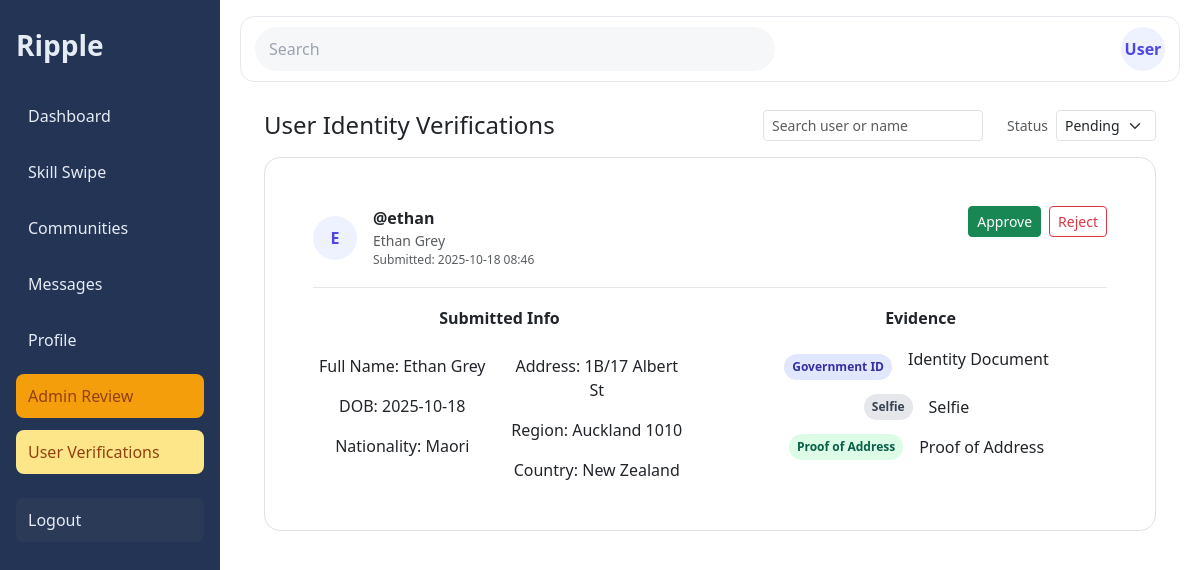
The app's page /users/user-verification/ (signed in), older data.
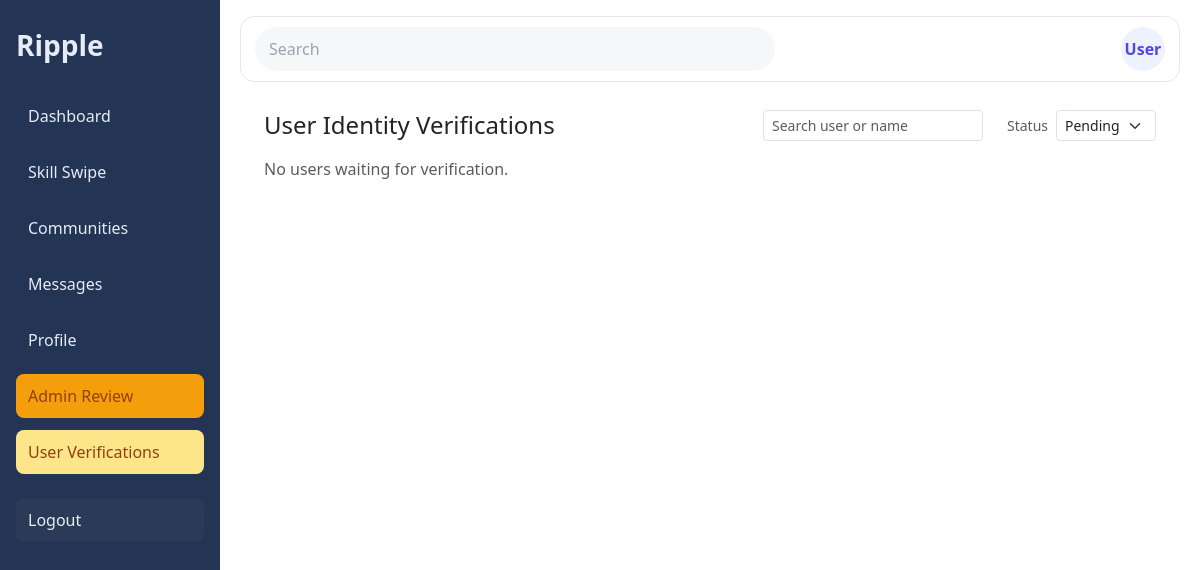
The same page, newer data.
### users/models.py (models this page shows, shortened)
class Profile(models.Model):
    user = models.OneToOneField(settings.AUTH_USER_MODEL, on_delete=models.CASCADE, related_name='profile')
    bio = models.TextField(blank=True)
    location = models.CharField(max_length=120, blank=True)
    avatar = models.ImageField(upload_to='avatars/', blank=True, null=True)
    verification_status = models.CharField(max_length=20, default='unverified')  # unverified|pending|verified

class IdentitySubmission(models.Model):
    profile = models.ForeignKey(Profile, on_delete=models.CASCADE, related_name='identity_submissions')
    first_name = models.CharField(max_length=150, blank=True)
    last_name = models.CharField(max_length=150, blank=True)
    dob = models.DateField(blank=True, null=True)
    nationality = models.CharField(max_length=120, blank=True)
    address1 = models.CharField(max_length=255, blank=True)
    address2 = models.CharField(max_length=255, blank=True)
    state = models.CharField(max_length=120, blank=True)
    postal = models.CharField(max_length=40, blank=True)
    country = models.CharField(max_length=120, blank=True)
    created_at = models.DateTimeField(auto_now_add=True)

class Evidence(models.Model):
    profile = models.ForeignKey(Profile, on_delete=models.CASCADE, related_name='evidence')
    title = models.CharField(max_length=140)
    file = models.FileField(upload_to='evidence/', blank=True, null=True)
    link = models.URLField(blank=True)
    created_at = models.DateTimeField(auto_now_add=True)

### users/views.py (the view)
# urls.py: path('user-verification/', views.admin_user_verifications, name='admin_user_verifications'),
@staff_member_required
def admin_user_verifications(request):
    status = request.GET.get('status', 'pending')
    allowed = ['pending', 'verified', 'unverified', 'all']
    if status not in allowed:
        status = 'pending'
    qs = Profile.objects.select_related('user')
    if status != 'all':
        qs = qs.filter(verification_status=status)
    profiles = qs.order_by('user__username')
    rows = []
    for p in profiles:
        docs = list(p.evidence.all())
        for d in docs:
            try:
                name = (d.file.name or '').lower()
            except Exception:
                name = ''
            d.is_image = name.endswith('.png') or name.endswith('.jpg') or name.endswith('.jpeg') or name.endswith('.webp') or name.endswith('.gif')
        latest_submission = p.identity_submissions.order_by('-created_at').first()
        rows.append({
            'profile': p,
            'id_docs': [e for e in docs if e.title == 'Identity Document'],
            'selfies': [e for e in docs if e.title == 'Selfie'],
            'proofs': [e for e in docs if e.title == 'Proof of Address'],
            'submission': latest_submission,
        })
    return render(request, 'users/profile/admin_user_verifications.html', { 'rows': rows, 'status': status })

### users/templates/users/profile/admin_user_verifications.html (shortened to what this page needs)
{% extends 'base.html' %}
{% block content %}
<div class="container" style="max-width:1280px;">
    <div class="d-flex align-items-center justify-content-between flex-wrap gap-2 mb-3">
        <h2 class="h4 m-0">User Identity Verifications</h2>
        <div class="d-flex align-items-center gap-2">
            <input id="search-input" type="text" class="form-control form-control-sm" placeholder="Search user or name">
            <form method="get" class="d-flex align-items-center gap-2">
                <label class="text-muted small ms-3">Status</label>
                <select name="status" style="width: 100px;" class="form-select form-select-sm" onchange="this.form.submit()">
                    <option value="pending" {% if status == 'pending' %}selected{% endif %}>Pending</option>
                </select>
            </form>
        </div>
    </div>
    {% if rows %}
    <div class="row g-4" id="cards">
        {% for row in rows %}
        <div class="col-12 search-card" data-keywords="{{ row.profile.user.username }} {{ row.profile.user.first_name }} {{ row.profile.user.last_name }}">
            <div class="verify-card border rounded-4 p-4 p-md-5">
                <div class="d-flex justify-content-between align-items-start gap-3 flex-wrap">
                    <div class="d-flex align-items-center gap-3">
                        <div class="user-pill">{{ row.profile.user.username|first|upper }}</div>
                        <div>
                            <div class="fw-semibold">@{{ row.profile.user.username }}</div>
                            <div class="text-muted small">{{ row.profile.user.first_name }} {{ row.profile.user.last_name }}</div>
                            <div class="text-muted xsmall">Submitted: {% if row.submission %}{{ row.submission.created_at|date:'Y-m-d H:i' }}{% else %}—{% endif %}</div>
                        </div>
                    </div>
                    <div class="d-flex align-items-center gap-2">
                        <a class="btn btn-sm btn-success" href="{% url 'users:admin_user_verification_action' row.profile.id 'approve' %}">Approve</a>
                        <a class="btn btn-sm btn-outline-danger" href="{% url 'users:admin_user_verification_action' row.profile.id 'reject' %}">Reject</a>
                    </div>
                </div>
                <div class="section-divider"></div>
                <div class="row g-5">
                    <div class="col-12 col-xl-6">
                        <div class="section-title">Submitted Info</div>
                        {% if row.submission %}
                        <div class="row g-3 text-center">
                            <div class="col-12 col-md-6">
                                <div class="row">
                                    <div class="label mt-3">Full Name: {{ row.submission.first_name }} {{ row.submission.last_name }}</div>
                                    <div class="label mt-3">DOB: {{ row.submission.dob|date:'Y-m-d' }}</div>
                                    <div class="label mt-3">Nationality: {{ row.submission.nationality }}</div>
                                </div>
                            </div>
                            <div class="col-12 col-md-6">
                                <div class="">
                                    <div class="label mt-3">Address: {{ row.submission.address1 }}{% if row.submission.address2 %}, {{ row.submission.address2 }}{% endif %}</div>
                                    <div class="label mt-3">Region: {{ row.submission.state }} {{ row.submission.postal }}</div>
                                    <div class="label mt-3">Country: {{ row.submission.country }}</div>
                                </div>
                            </div>
                        </div>
                        {% else %}
                        <span class="text-muted">No submission details</span>
                        {% endif %}
                    </div>
                    <div class="col-12 col-xl-6">
                        <div class="section-title">Evidence</div>
                        <div class="evi-grid">
                            {% if row.id_docs %}
                            <div class="evi-row">
                                <span class="chip chip-blue mt-3">Government ID</span>
                                {% for ev in row.id_docs %}
                                    <a href="{{ ev.file.url }}" target="_blank" class="evi-link">{{ ev.title }}</a>
                                {% endfor %}
                            </div>
                            {% endif %}
                            {% if row.selfies %}
                            <div class="evi-row">
                                <span class="chip chip-gray">Selfie</span>
                                {% for ev in row.selfies %}
                                    <a href="{{ ev.file.url }}" target="_blank" class="evi-link">{{ ev.title }}</a>
                                {% endfor %}
                            </div>
                            {% endif %}
                            {% if row.proofs %}
                            <div class="evi-row">
                                <span class="chip chip-green">Proof of Address</span>
                                {% for ev in row.proofs %}
                                    <a href="{{ ev.file.url }}" target="_blank" class="evi-link">{{ ev.title }}</a>
                                {% endfor %}
                            </div>
                            {% endif %}
                        </div>
                    </div>
                </div>
            </div>
        </div>
        {% endfor %}
    </div>
    {% else %}
        <p class="text-muted">No users waiting for verification.</p>
    {% endif %}
</div>
{% endblock %}

### templates/base.html (shortened to what this page needs)
{% load static %}
<!DOCTYPE html>
<html lang="en">
<head>
    <link rel="stylesheet" href="{% static 'css/main.css' %}">
    <link href="https://cdn.jsdelivr.net/npm/bootstrap@5.3.3/dist/css/bootstrap.min.css" rel="stylesheet">
    <link rel="stylesheet" href="https://cdn.jsdelivr.net/npm/bootstrap-icons@1.11.3/font/bootstrap-icons.min.css">
    <script src="https://cdn.tailwindcss.com"></script>
</head>
<body>
    <div class="layout">
        <aside class="sidebar" style="position: sticky; top: 0; height: 100dvh; overflow: auto;">
            <div class="brand">Ripple</div>
            <nav class="nav">
                <a class="nav-item" href="{% url 'core:home' %}">Dashboard</a>
                <a class="nav-item" href="{% url 'core:swipe' %}">Skill Swipe</a>
                <a class="nav-item" href="{% url 'communities:communities' %}">Communities</a>
                <a class="nav-item" href="{% url 'chat:messages' %}">Messages</a>
                <a class="nav-item" href="{% url 'users:profile' %}">Profile</a>
                {% if user.is_staff %}
                <a class="nav-item" href="{% url 'skill_admin:skill_review' %}" style="background:#f59e0b;color:#92400e">Admin Review</a>
                <a class="nav-item" href="{% url 'users:admin_user_verifications' %}" style="background:#fde68a;color:#92400e">User Verifications</a>
                {% endif %}
                <a class="nav-item" href="{% url 'users:logout' %}" style="margin-top:auto;background:#2b3a57;color:#e6ecf5">Logout</a>
            </nav>
        </aside>
        <main class="content">
            <header class="topbar">
                <form class="search" action="{% url 'core:search' %}" method="get">
                    <input type="text" name="q" placeholder="Search" value="{{ request.GET.q }}"/>
                </form>
                <div class="user-pill">User</div>
            </header>
            <section class="page-body">
                {% block content %}{% endblock %}
            </section>
        </main>
    </div>
    </body>
    </html>

### static/css/main.css (style rules this page uses)
:root { --bg:#f6f7f9;--card:#f0f1f3;--sidebar:#233455;--sidebarText:#e6ecf5;--text:#121417;--muted:#8b93a1;--brand:#4a67ff }
* { box-sizing:border-box }
html,body { margin:0;padding:0;font-family:Inter,system-ui,-apple-system,Segoe UI,Roboto,Arial,sans-serif;color:var(--text);background:var(--bg) }
.layout { display:flex;min-height:100dvh }
.sidebar { width:220px;background:var(--sidebar);color:var(--sidebarText);padding:24px 16px;display:flex;flex-direction:column;gap:28px }
.brand { font-weight:700;font-size:28px }
.nav { display:flex;flex-direction:column;gap:12px }
.nav-item { color:var(--sidebarText);text-decoration:none;padding:10px 12px;border-radius:8px }
.content { flex:1;padding:16px 20px }
.topbar { display:flex;align-items:center;justify-content:space-between;background:#fff;border:1px solid #e6e8ee;border-radius:14px;padding:10px 14px;margin-bottom:16px }
.search input { width:520px;max-width:60vw;border:0;outline:0;background:var(--bg);padding:10px 14px;border-radius:999px }
.user-pill { width:48px;height:48px;border-radius:999px;background:var(--bg);display:flex;align-items:center;justify-content:center;font-weight:600 }
.page-body { padding:12px }

### users/templates/users/profile/admin_user_verifications.html (style rules this page uses)
.user-pill { width:44px;height:44px;border-radius:999px;background:#eef2ff;display:flex;align-items:center;justify-content:center;font-weight:700;color:#4f46e5 }

Row changes from the older to the newer data that the page shows:
removed Profile: profile.user.username|first "E", profile.user.username "ethan", profile.user.first_name "Ethan", profile.user.last_name "Grey", submission.created_at "2025-10-18 08:46", submission.first_name "Ethan", submission.last_name "Grey", submission.dob "2025-10-18", submission.nationality "Maori", submission.address1 "1B/17 Albert St", submission.state "Auckland", submission.postal "1010", submission.country "New Zealand"
removed Evidence: title "Identity Document", shown under "E"
removed Evidence: title "Selfie", shown under "E"
removed Evidence: title "Proof of Address", shown under "E"
Text that changed along with them:
text now shown: "No users waiting for verification."
